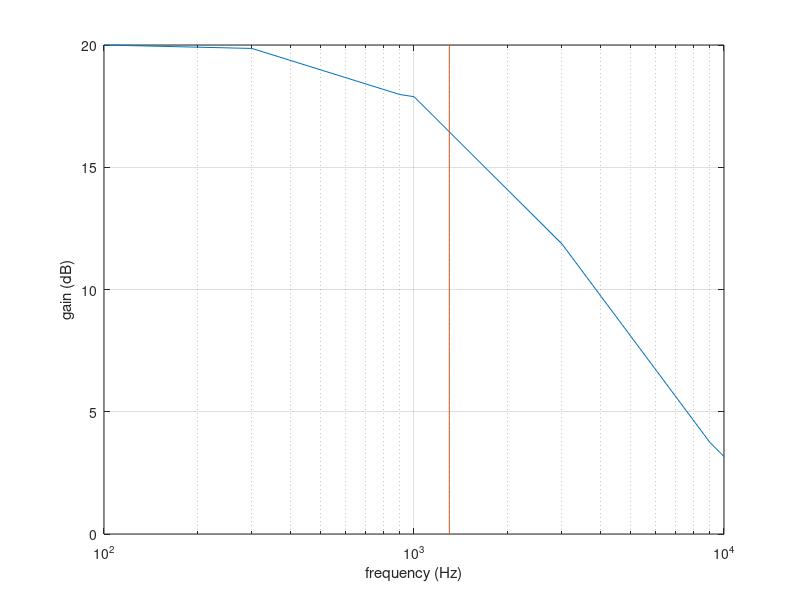
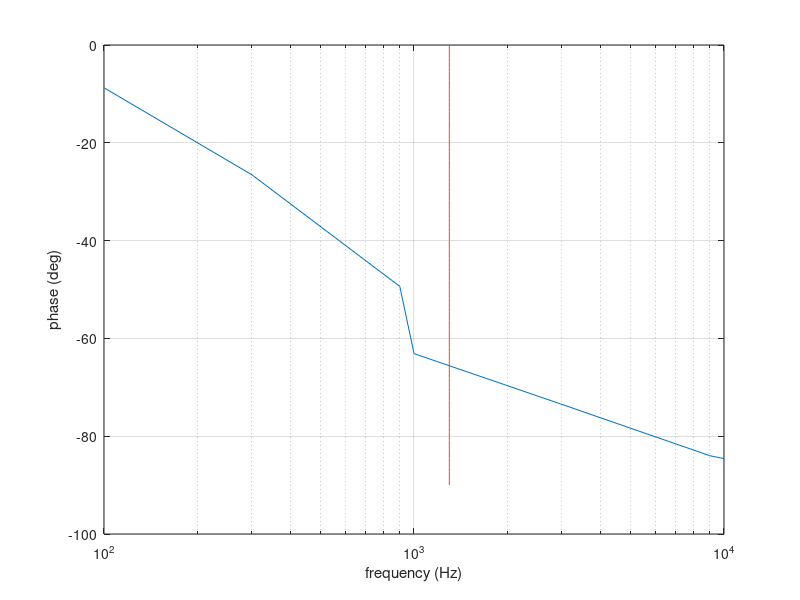

Here is the MATLAB script that generated these plots, in order:
clc; clear; close all;

amplitude = [10 9.84 7.92 7.84 3.92 1.54 1.44];
phase     = [5e-3 1.54e-3 660e-6 390e-6 228e-6 81e-6 73e-6];
frequency = [100 300 900 1000 3000 9000 10000];
PS = -atand((phase.^-1)./1300);

figure;
semilogx(frequency, 20*log10(amplitude));
hold on;
semilogx(linspace(1300,1300),linspace(0,20));
xlabel('frequency (Hz)');
ylabel('gain (dB)');
grid on
figure;
semilogx(frequency, PS);
hold on;
semilogx(linspace(1300,1300),linspace(-90,0));
xlabel('frequency (Hz)');
ylabel('phase (deg)');
grid on;